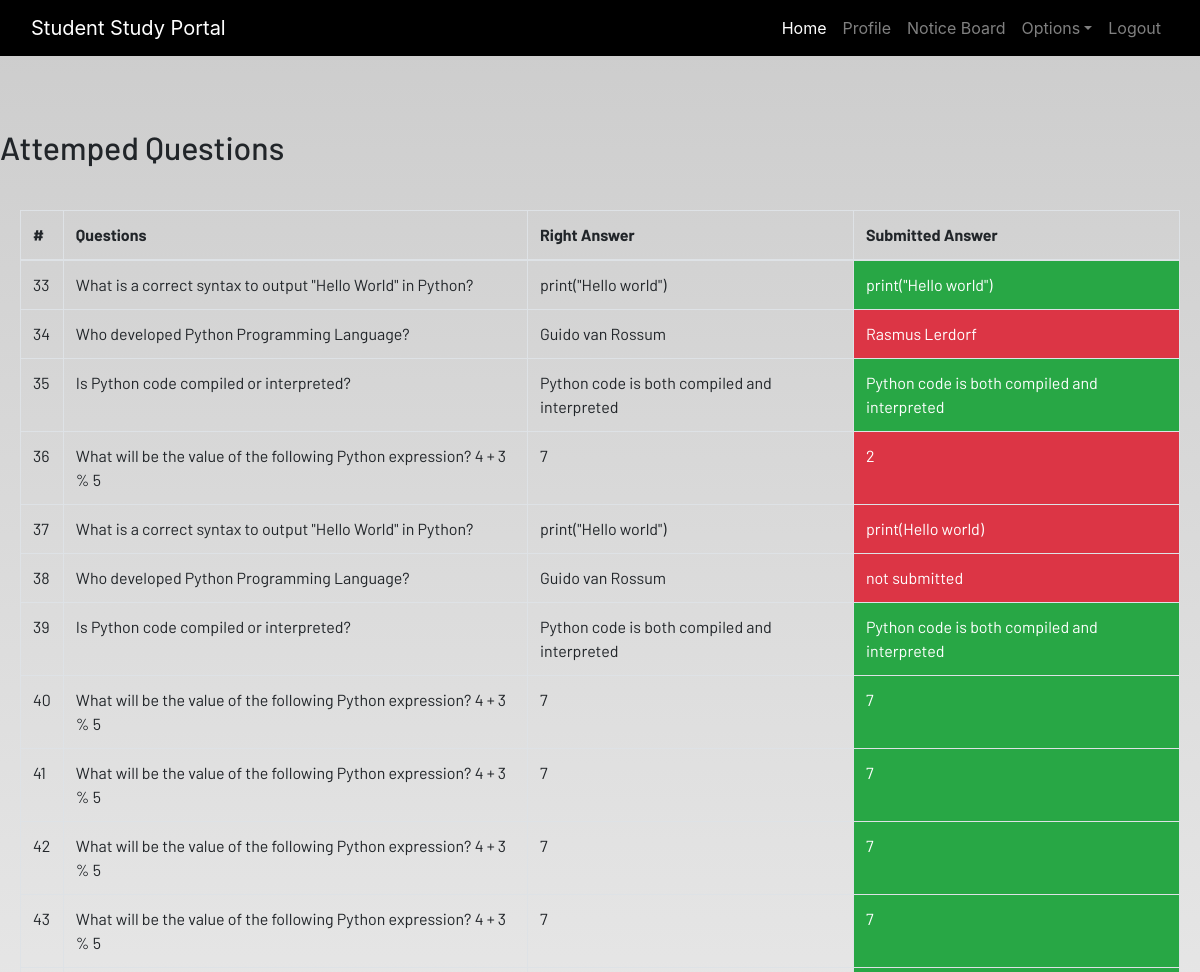
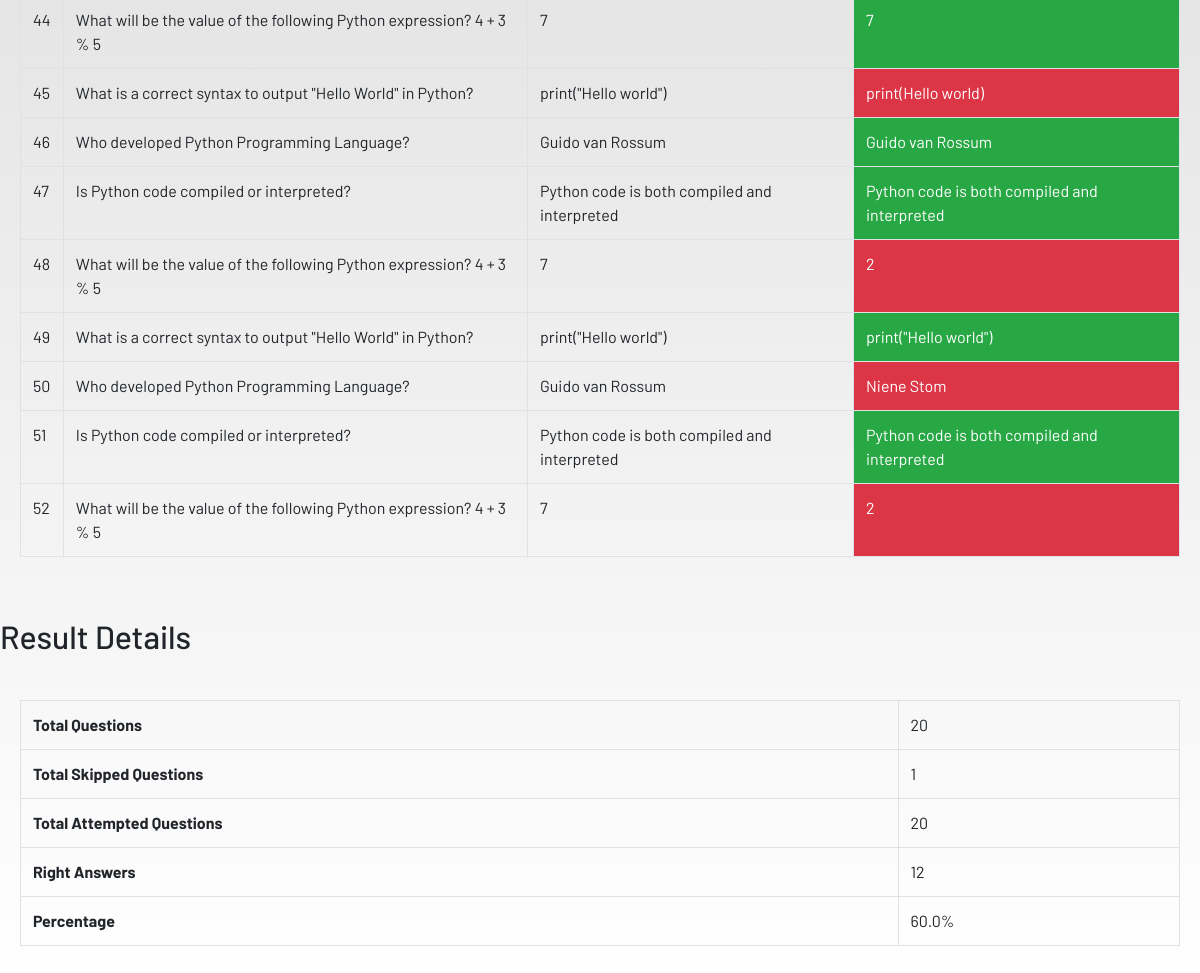
The page /result (signed in) on the database its author committed (2 pictures, top to bottom).
### dashboad/models.py (models this page shows)
class UserSubmittedAnswer(models.Model):
    question=models.ForeignKey(QuizQuestion, on_delete=models.CASCADE)
    user=models.ForeignKey(User, on_delete=models.CASCADE)
    right_answer=models.CharField(max_length=200)
    class Meta:
         verbose_name_plural = "User submitted Answers"

class QuizQuestion(models.Model):
    category=models.ForeignKey(QuizCategory, on_delete=models.CASCADE)
    question=models.TextField()
    opt_1=models.CharField(max_length=200)
    opt_2=models.CharField(max_length=200)
    opt_3=models.CharField(max_length=200)
    opt_4=models.CharField(max_length=200)
    level=models.CharField(max_length=200)
    time_limit=models.IntegerField()
    right_opt=models.CharField(max_length=200)
    class Meta:
         verbose_name_plural = "Quiz Questions"
    def __str__(self):
        return self.question

### dashboad/views.py (the view)
# urls.py: path('result',views.result,name="result"),
def result(request):
    result=UserSubmittedAnswer.objects.filter(user=request.user)
    skipped=UserSubmittedAnswer.objects.filter(user=request.user,right_answer='not submitted').count()
    attempted=UserSubmittedAnswer.objects.filter(user=request.user).exclude(right_answer='Not Submitted').count()
    rightAns=0
    percentage=0
    for row in result:
        if row.question.right_opt == row.right_answer:
            rightAns+=1
    percentage=(rightAns*100)/result.count()
    return render(request , "dashboard/result.html",{'result':result,'total_skipped':skipped,'attempted':attempted,'rightAns':rightAns,'percentage':percentage})

### dashboad/templates/dashboard/result.html (shortened to what this page needs)
{% extends 'dashboard/base.html' %}
{% load static %}
{% block content %}
<h2 class="my-4">Attemped Questions </h2>
<div class="card-body border-dark">
<table class="table table-bordered">
   <thead>
    <tr>
        <th>#</th>
        <th>Questions</th>
        <th>Right Answer</th>
        <th>Submitted Answer</th>
    </tr>
   </thead>
   <tbody>
    {% for row in result %}
    <tr>
        <td>{{row.id}}</td>
        <td>{{row.question}}</td>
        <td>{{row.question.right_opt}}</td>
        {% if row.question.right_opt == row.right_answer %}
        <td class= "bg-success text-white">{{row.right_answer}}</td>
        {% else %}
        <td class= "bg-danger text-white">{{row.right_answer}}</td>
        {% endif %}
    </tr>
     {% endfor %}
   </tbody>
</table>
</div>
<h2 class="my-4">Result Details </h2>
<div class="card-body border-dark">
<table class="table table-bordered">
    <tr>
        <th>Total Questions</th>
        <td>{{result.count}} </td>
      </tr>
  <tr>
    <th>Total Skipped Questions</th>
    <td>{{total_skipped}} </td>
  </tr>
  <tr>
    <th>Total Attempted Questions</th>
    <td>{{attempted}} </td>
  </tr>
  <tr>
    <th>Right Answers</th>
    <td>{{rightAns}} </td>
  </tr>
  <tr>
    <th>Percentage</th>
    <td>{{percentage}}%</td>
  </tr>
</table>
</div>
 {% endblock %}

### static/css/main.css (style rules this page uses)
html { scroll-behavior: smooth; height: 100%; width: 100%; }
html, body { max-width: 100%; overflow-x: hidden; height: 100%; width: 100%; }
body { background: linear-gradient(rgba(0, 0, 0, 0.2), rgba(255, 255, 255, 0.5)); overflow-x: hidden; background-repeat: no-repeat; }
.my-4 { left:50px; }

### rows shown on the page
UserSubmittedAnswer: id "33", question "What is a correct syntax to output \"Hello World\" in Python?", question.right_opt "print(\"Hello world\")", right_answer "print(\"Hello world\")"
UserSubmittedAnswer: id "34", question "Who developed Python Programming Language?", question.right_opt "Guido van Rossum", right_answer "Rasmus Lerdorf"
UserSubmittedAnswer: id "35", question "Is Python code compiled or interpreted?", question.right_opt "Python code is both compiled and interpreted", right_answer "Python code is both compiled and interpreted"
UserSubmittedAnswer: id "36", question "What will be the value of the following Python expression? 4 + 3 % 5", question.right_opt "7", right_answer "2"
UserSubmittedAnswer: id "37", question "What is a correct syntax to output \"Hello World\" in Python?", question.right_opt "print(\"Hello world\")", right_answer "print(Hello world)"
UserSubmittedAnswer: id "38", question "Who developed Python Programming Language?", question.right_opt "Guido van Rossum", right_answer "not submitted"
UserSubmittedAnswer: id "39", question "Is Python code compiled or interpreted?", question.right_opt "Python code is both compiled and interpreted", right_answer "Python code is both compiled and interpreted"
UserSubmittedAnswer: id "40", question "What will be the value of the following Python expression? 4 + 3 % 5", question.right_opt "7", right_answer "7"
UserSubmittedAnswer: id "41", question "What will be the value of the following Python expression? 4 + 3 % 5", question.right_opt "7", right_answer "7"
UserSubmittedAnswer: id "42", question "What will be the value of the following Python expression? 4 + 3 % 5", question.right_opt "7", right_answer "7"
UserSubmittedAnswer: id "43", question "What will be the value of the following Python expression? 4 + 3 % 5", question.right_opt "7", right_answer "7"
UserSubmittedAnswer: id "44", question "What will be the value of the following Python expression? 4 + 3 % 5", question.right_opt "7", right_answer "7"
UserSubmittedAnswer: id "45", question "What is a correct syntax to output \"Hello World\" in Python?", question.right_opt "print(\"Hello world\")", right_answer "print(Hello world)"
UserSubmittedAnswer: id "46", question "Who developed Python Programming Language?", question.right_opt "Guido van Rossum", right_answer "Guido van Rossum"
UserSubmittedAnswer: id "47", question "Is Python code compiled or interpreted?", question.right_opt "Python code is both compiled and interpreted", right_answer "Python code is both compiled and interpreted"
UserSubmittedAnswer: id "48", question "What will be the value of the following Python expression? 4 + 3 % 5", question.right_opt "7", right_answer "2"
UserSubmittedAnswer: id "49", question "What is a correct syntax to output \"Hello World\" in Python?", question.right_opt "print(\"Hello world\")", right_answer "print(\"Hello world\")"
UserSubmittedAnswer: id "50", question "Who developed Python Programming Language?", question.right_opt "Guido van Rossum", right_answer "Niene Stom"
UserSubmittedAnswer: id "51", question "Is Python code compiled or interpreted?", question.right_opt "Python code is both compiled and interpreted", right_answer "Python code is both compiled and interpreted"
UserSubmittedAnswer: id "52", question "What will be the value of the following Python expression? 4 + 3 % 5", question.right_opt "7", right_answer "2"

### other values the page prints
{{ result.count }} "20"
{{ total_skipped }} "1"
{{ attempted }} "20"
{{ rightAns }} "12"
{{ percentage }} "60.0"
